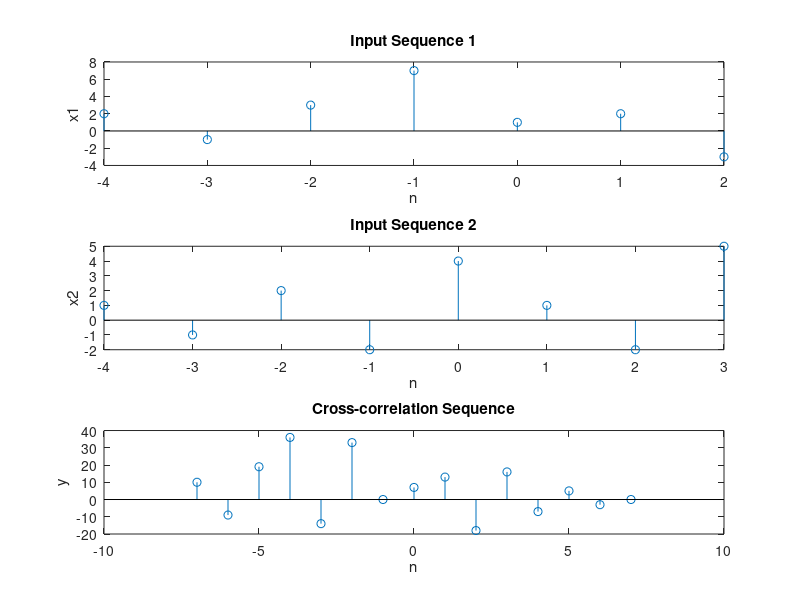

Reproduce this figure in MATLAB.
x1= [2 -1 3 7 1 2 -3];
x2=[1 -1 2 -2 4 1 -2 5];
n1=-4:2;
n2=-4:3;
m1=length(x1);
m2=length(x2);
y=xcorr(x1,x2)
n= ceil(-(m1+m2-1)/2):floor((m1+m2-1)/2);
subplot(311)
stem(n1,x1);
xlabel('n');
ylabel('x1');
title('Input Sequence 1');
subplot(312)
stem(n2,x2);
xlabel('n');
ylabel('x2');
title('Input Sequence 2');
subplot(313)
stem(n,y);
xlabel('n');
ylabel('y');
title('Cross-correlation Sequence');